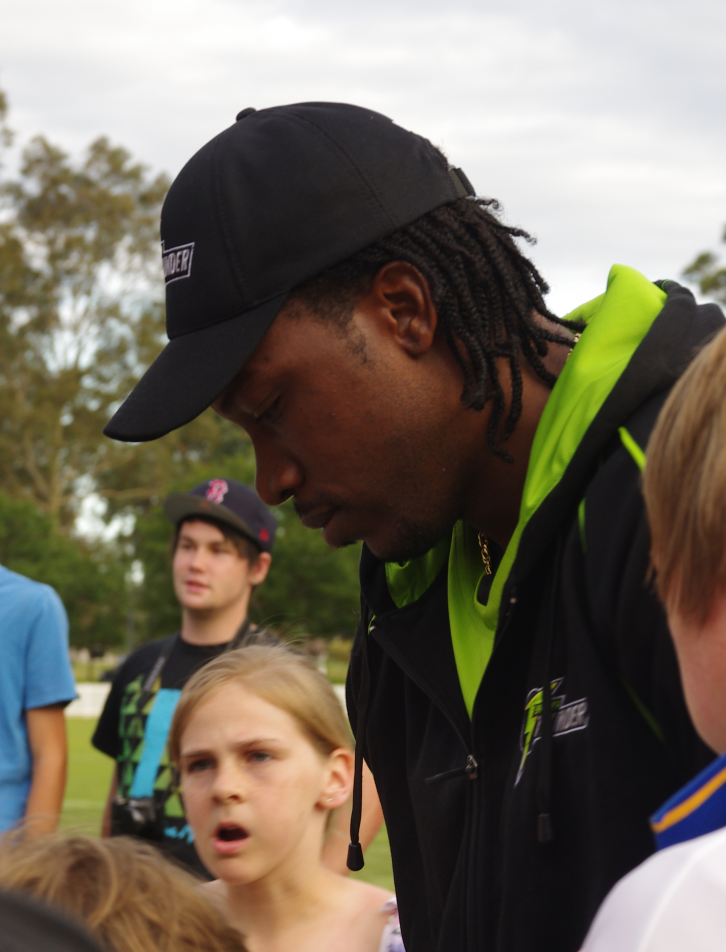
#> input picture backend/gayle.jpg, 2178 x 2856 px (shown at 1/3 size); its folder holds 4 pictures in this run
$ python fast_remaining_cutouts.py
#> lines starting #> are read from the running program, lines starting #| are printed output that depends on the picture; after the words box and inside, x2 and y2 are one past the last pixel; in counts of white or black regions, pixels touching at a corner belong together
import os
import cv2
import numpy as np
from PIL import Image, ImageFilter

def extract_fast(p_name):
#> called with p_name = 'gayle'
    in_file = f"{p_name}.jpg"
    out_file = f"{p_name}_cutout.png"
    if os.path.exists(out_file) and os.path.getsize(out_file) > 0:
        print(f"Skipping {p_name}, already exists.")
        return

    print(f"Optimized extracting {p_name}...")
    img = cv2.imread(in_file)
#> img is the input picture: shape (2856, 2178, 3); mean B, G, R 91.3, 104.7, 112.9
    if img is None:
        print(f"Cannot read {in_file}")
        return

    h, w = img.shape[:2]
#> h = 2856; w = 2178
    # Scale down for fast processing if height > 1000
    scale = 1.0
    if h > 1000:
        scale = 1000.0 / h
#> scale = 0.35
        new_w, new_h = int(w * scale), 1000
#> new_w = 762; new_h = 1000
        img = cv2.resize(img, (new_w, new_h), interpolation=cv2.INTER_AREA)
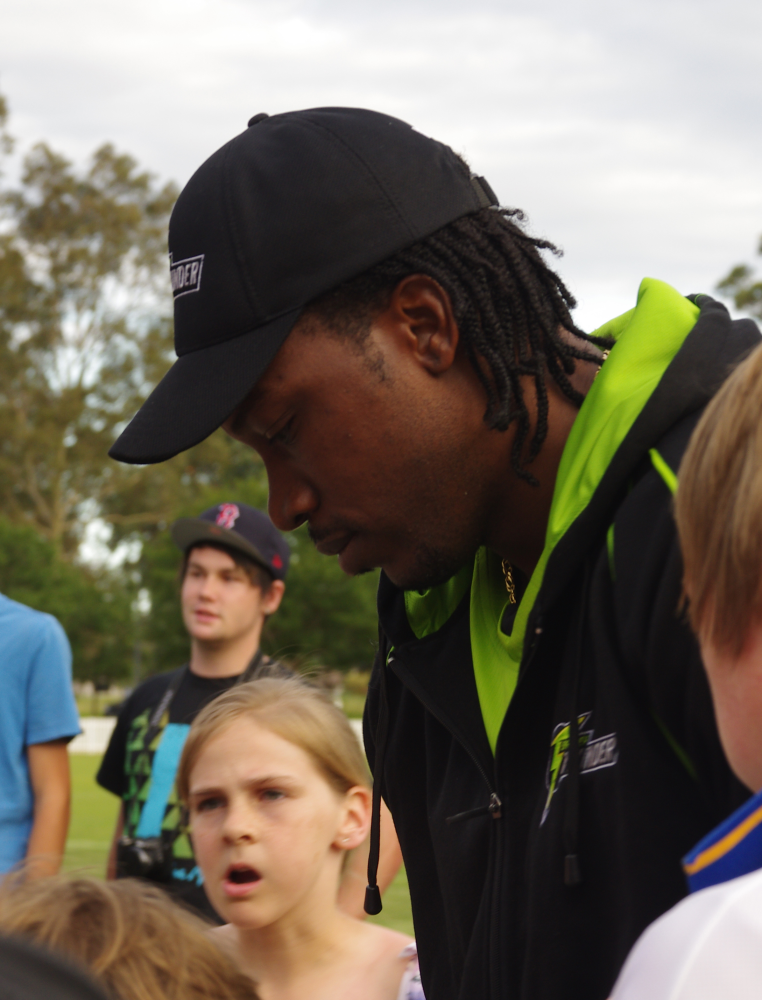
#> img: shape (1000, 762, 3); mean B, G, R 91.3, 104.7, 112.9
        h, w = new_h, new_w
#> h = 1000; w = 762

    mx = max(5, int(w * 0.04))
#> mx = 30
    my = max(5, int(h * 0.04))
#> my = 40
    rect = (mx, my, w - 2 * mx, h - 2 * my)
#> rect = (30, 40, 702, 920)

    mask = np.zeros((h, w), np.uint8)
    bgd = np.zeros((1, 65), np.float64)
    fgd = np.zeros((1, 65), np.float64)

    cv2.grabCut(img, mask, rect, bgd, fgd, 3, cv2.GC_INIT_WITH_RECT)
    mask2 = np.where((mask == 1) | (mask == 3), 255, 0).astype('uint8')

    img_rgb = cv2.cvtColor(img, cv2.COLOR_BGR2RGB)
    rgba = np.zeros((h, w, 4), dtype=np.uint8)
    rgba[:, :, :3] = img_rgb
    rgba[:, :, 3] = mask2
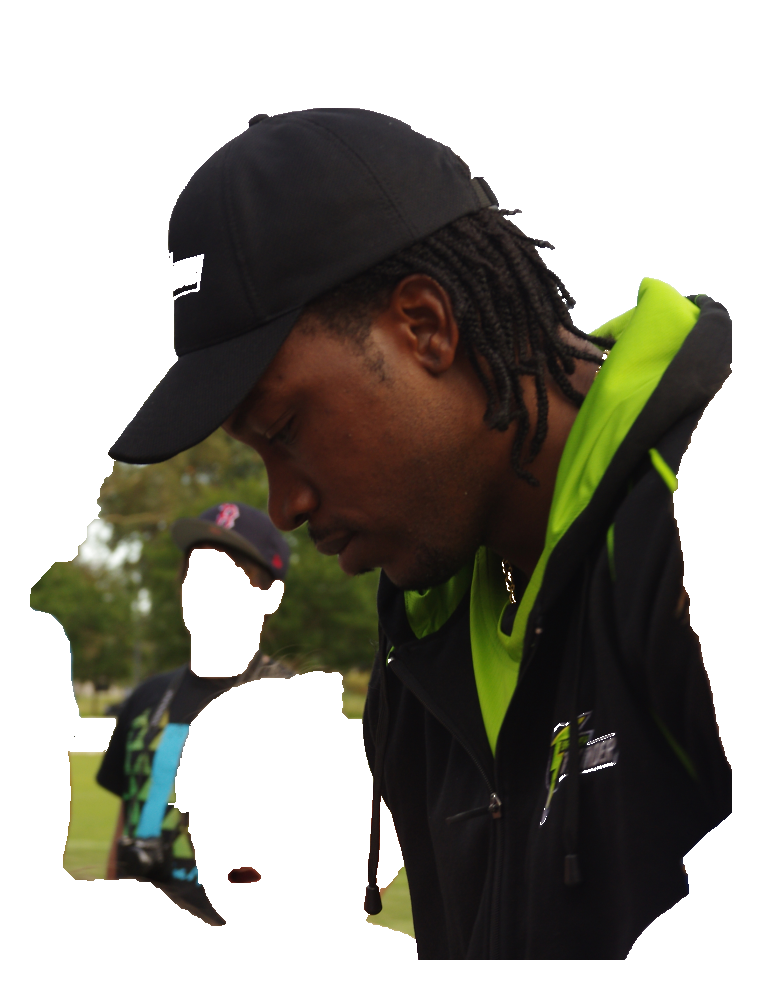
#> rgba: shape (1000, 762, 4); mean R, G, B, A 112.9, 104.7, 91.3, 129.5; transparent parts drawn white

    pil_img = Image.fromarray(rgba)
    r, g, b, a = pil_img.split()
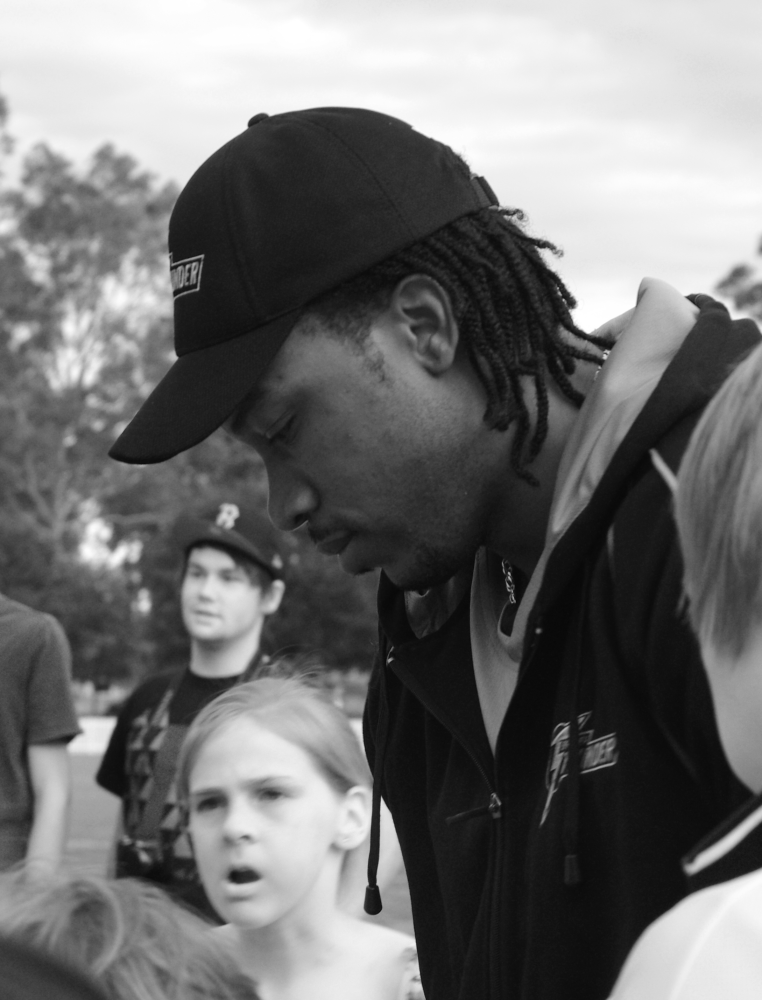
#> r: PIL image 762x1000 L; min 8, max 255, mean 112.9
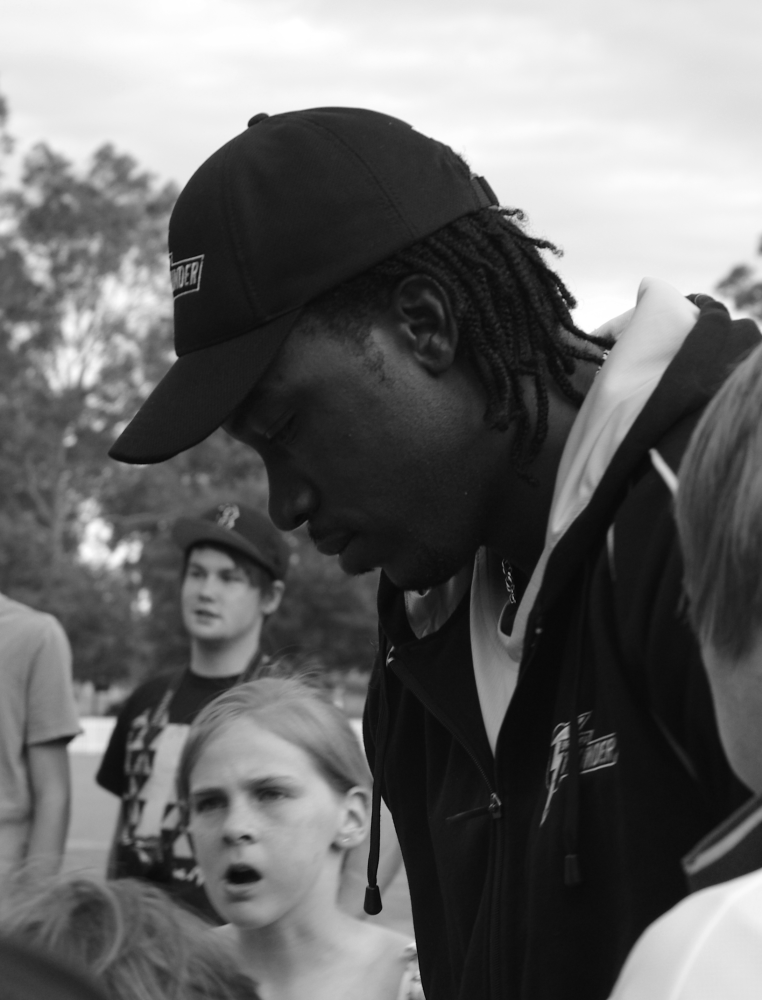
#> g: PIL image 762x1000 L; min 6, max 255, mean 104.7
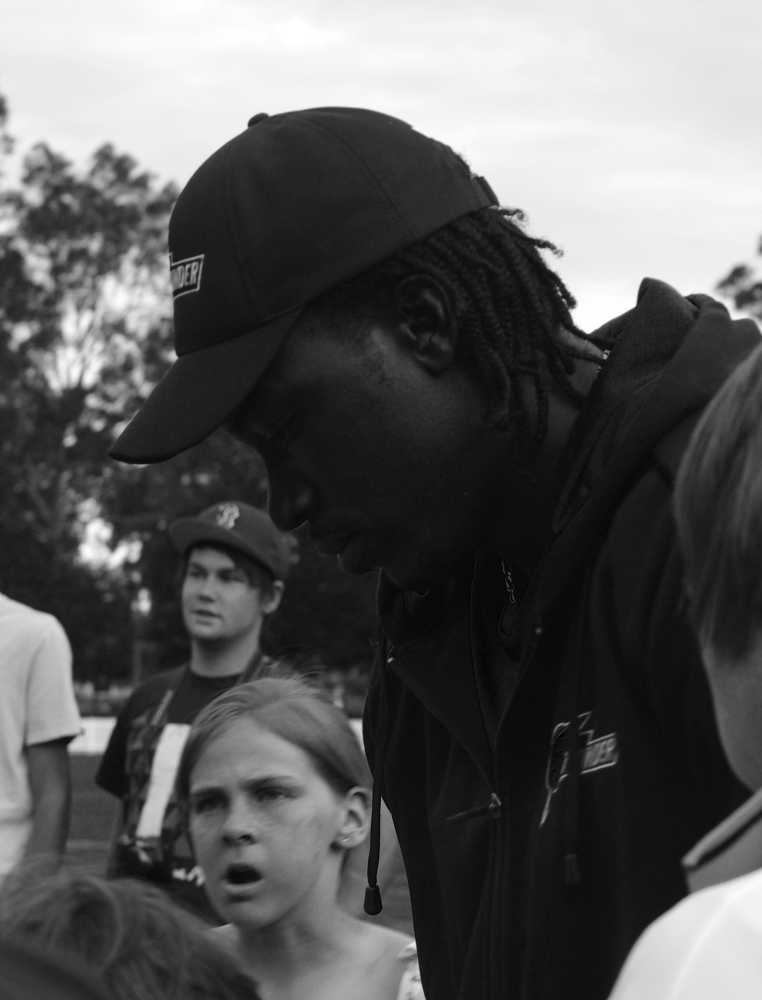
#> b: PIL image 762x1000 L; min 2, max 255, mean 91.3
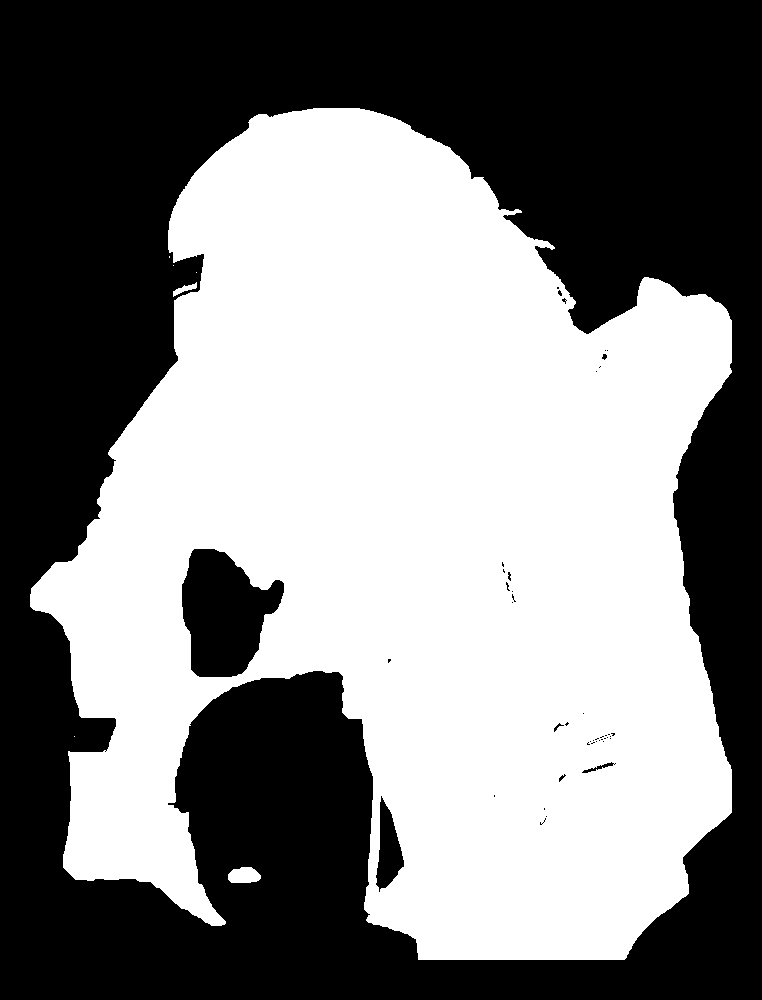
#> a: PIL image 762x1000 L; 50.8% white; 45 black regions (38 under 20 px), largest, box (x1, y1, x2, y2) and area: (0, 0, 762, 1000) 364357, (182, 549, 284, 677) 8796, (376, 796, 404, 892) 1479
    a_smooth = a.filter(ImageFilter.GaussianBlur(1.2))
    pil_img.putalpha(a_smooth)

    pil_img.save(out_file, 'PNG')
    print(f"[DONE] {p_name} cutout saved.")

def main():
    players = ['gayle', 'messi', 'ronaldo', 'neymar', 'mbappe']
    for p in players:
        extract_fast(p)

if __name__ == "__main__":
    main()
